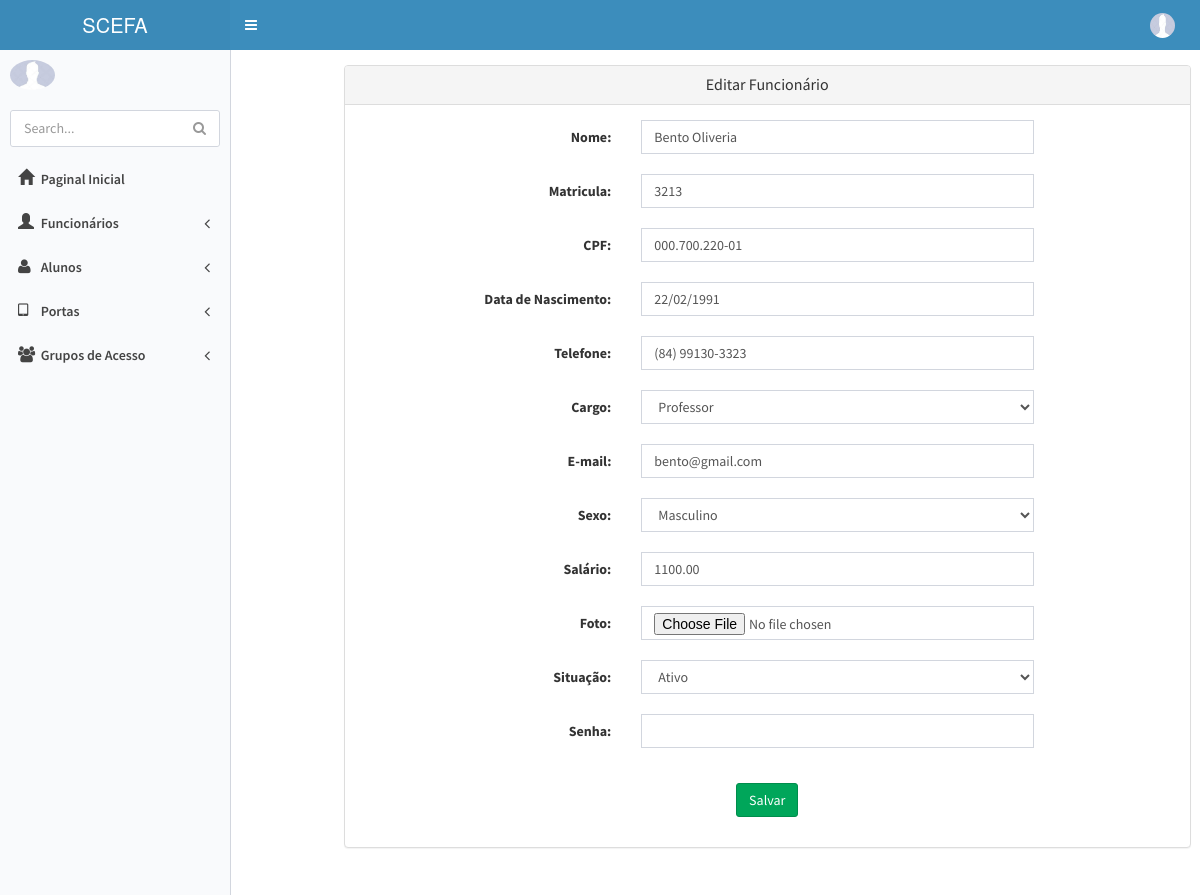
Screenshot of /funcionario/update/20 (signed in) with the database file from the repository.
### appPonto/models.py (models this page shows, shortened)
class Pessoa(User):
    nome = models.CharField("Nome", max_length=255)
    cpf = models.CharField('CPF', max_length=14, unique=True)
    sexos = (('Masculino', 'Masculino'),
             ('Feminino', 'Feminino'),)
    sexo = models.CharField(max_length=30, choices=sexos)
    Email = models.EmailField("E-mail", max_length=200)
    telefone = models.CharField("Telefone", max_length=20)
    dataNascimento = models.DateField('Data de Nascimento', max_length=10)
    endereco = models.CharField('Endereço', max_length=200, null=True)
    id_digital = models.IntegerField(null=True, blank=True, unique=True)
    img_dital = models.CharField(null=True, max_length=100, blank=True)
    Situacoes = (
        ('Ativo', 'Ativo'),
        ('Desativado', 'Desativado'),
    )
    situacao = models.CharField('Situação',
                                max_length=30,
                                choices=Situacoes,
                                )
    foto = models.ImageField(
        upload_to='fotos', verbose_name='foto',
        null=True, blank=True)
    class Meta: permissions = (('view_pessoa', 'Can see pessoa'),)

class Funcionario(Pessoa):
    matricula = models.CharField("Matricula", max_length=20, unique=True)
    cargo = models.ForeignKey(Cargo,on_delete=models.PROTECT,verbose_name="Cargo")
    dataAdmissao = models.DateField('Data de Admissão', default=timezone.now)
    salario = models.DecimalField("Salário", max_digits=10, decimal_places=2, null=True)
    class Meta: permissions = (('view_funcionario', 'Can see funcionario'),)

### appPonto/views.py (the view)
# urls.py: url(r'^funcionario/update/(?P<pk>\d+)$', funcionario_update, name='funcionario_update'),
@permission_required('appPonto.change_funcionario',login_url='erro_permissao')
def funcionario_update(request, pk):
    try:
        funcionario = Funcionario.objects.get(id=pk)
    except Exception:
        mensagem = {
            'mensagem': 'O funcionario não existe'}
        return render(request, 'utils/pagina_erro.html', mensagem)
    if request.FILES.get('foto'):
        funcionario.foto = request.FILES['foto']
    if request.method =="POST":
        form =FuncionarioForm(request.POST,instance=funcionario)
        if form.is_valid():
            funcionario = form.save(commit=False)
            funcionario.username = funcionario.matricula
            funcionario.first_name = funcionario.nome
            if request.POST.get('senha'): funcionario.set_password(request.POST['senha'])
            funcionario.save()
            return redirect('funcionario_list')
    else:
        form = FuncionarioForm(instance=funcionario)
        dados = {'form': form, 'funcionario': funcionario}
        return render(request, 'Funcionario/funcionario_form.html', dados)

### appPonto/forms.py
class FuncionarioForm(ModelForm):
    senha = forms.CharField(label='Senha', widget=forms.PasswordInput, required=False)
    class Meta:
        model = Funcionario
        fields = (
        'nome', 'matricula', 'cpf', 'dataNascimento', 'telefone', 'cargo', 'Email', 'sexo', 'salario',
        'foto', 'situacao', 'senha')

### appPonto/models.py (called while the page is built)
    def __str__(self):
        return self.nome_funcao

### templates/Funcionario/funcionario_form.html (shortened to what this page needs)
{% extends 'base.html' %}
{% load static %}
{% load widget_tweaks %}
<%{% block conteudo %}
    <section class="container">
        <div class="row">
            <div class="col-sm-9 col-sm-offset-1">
                <div class="panel panel-default">
                    <div class="panel-heading">
                        <h3 class="panel-title" style="text-align: center;">
                            {% if funcionario %}
                                Editar Funcionário {% else %}
                                Adicionar Funcionário
                            {% endif %}
                        </h3>
                    </div>
                    <div class="panel-body">
                        <form method="Post" ROLE="form" class="form-horizontal" enctype="multipart/form-data">
                            <div class="form-group">
                            {% for field in form %}
                                <label class="col-sm-4 control-label"for="{{ field.name}}">
                                                                        {{ field.label_tag }}
                                </label>
                                <div class="col-md-6">
                                    {{field | add_class:'form-control'}}<br/>
                                </div>
                                {% endfor %}
                            </div>
                            <div class="form-group">
                                <div class="col-sm-6 col-sm-offset-3">
                                    <input type="submit" class="btn btn-success" value="Salvar">
                                </div>
                            </div>
                        </form>
                    </div>
                </div>
            </div>
        </div>
    </section>
{% endblock %}

### templates/base.html (style rules this page uses)
body { background-color: blue; }

### rows the page displays
Pessoa: nome "Bento Oliveria" "000.700.220-01" "(84) 99130-3323" "bento@gmail.com"
Funcionario: matricula "3213" "Professor" "1100.00"

### other values shown
{{ field.label_tag }} "Nome:" "Matricula:" "CPF:" "Data de Nascimento:" "Telefone:" "Cargo:" "E-mail:" "Sexo:" "Salário:" "Foto:" "Situação:" "Senha:"
